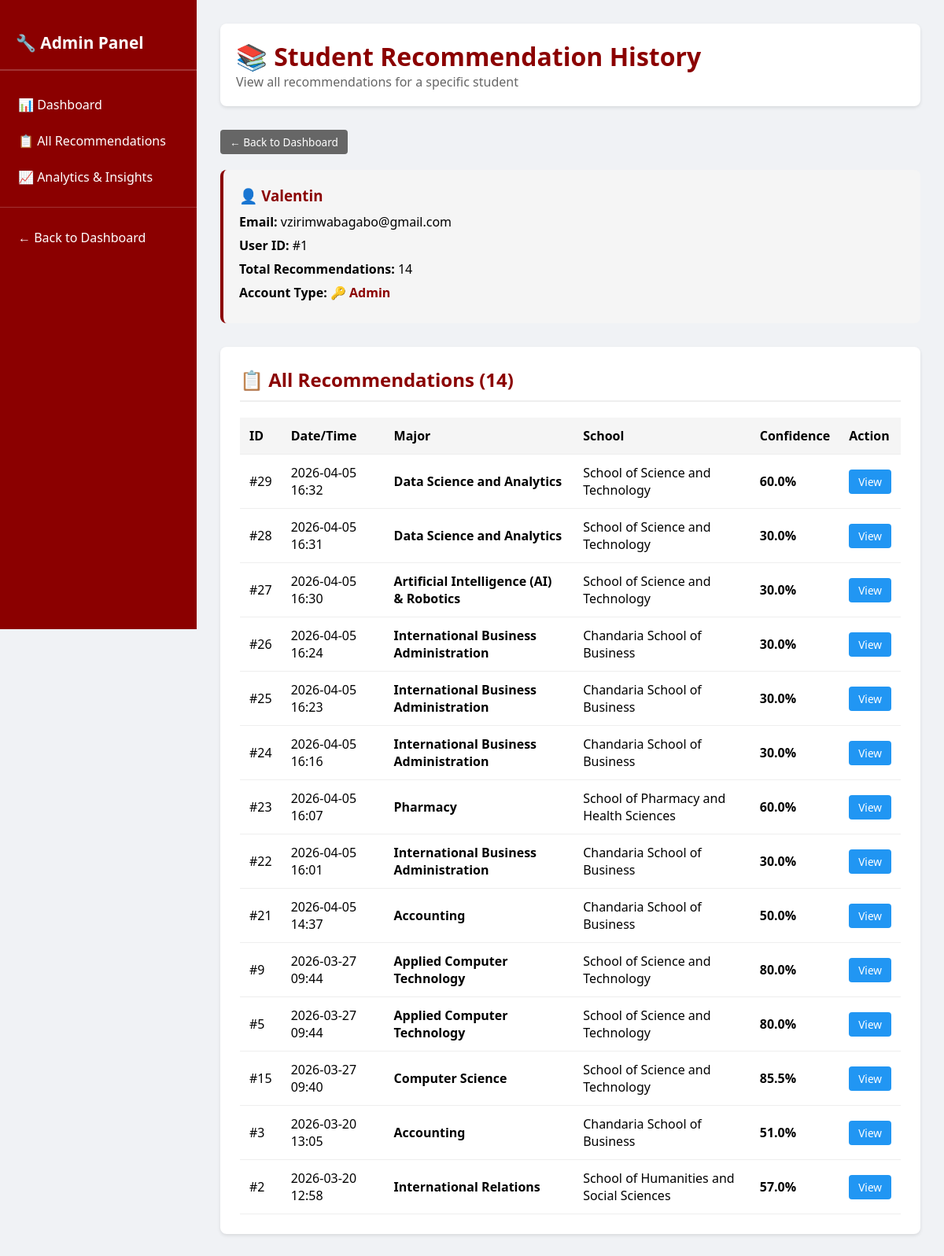
Page /admin/user/1/history (signed in) on the earlier database version.
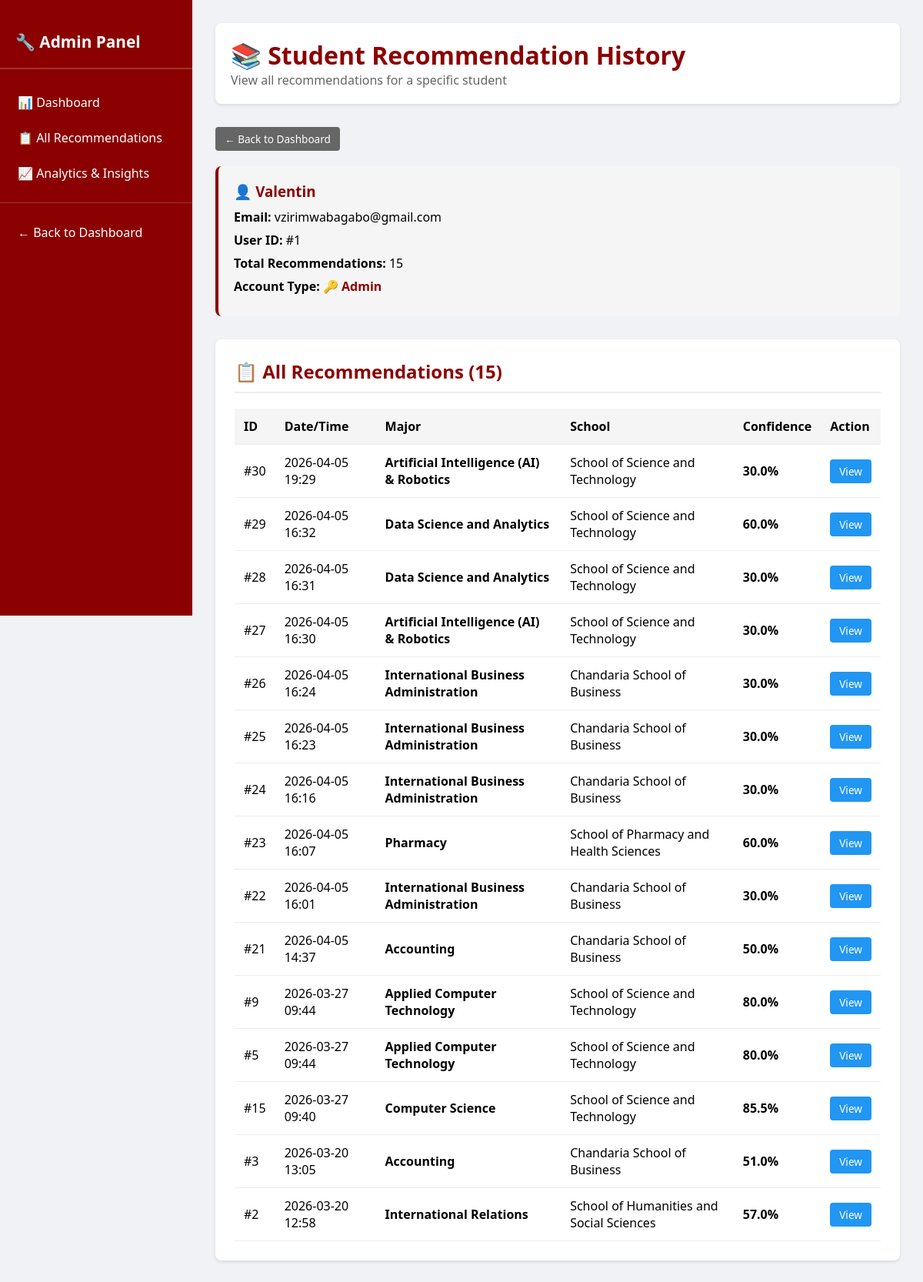
Same page on the later database version.
### app.py (models this page shows)
class Result(db.Model):
    id = db.Column(db.Integer, primary_key=True)
    major = db.Column(db.String(100), nullable=False)
    school = db.Column(db.String(100), nullable=False)
    confidence = db.Column(db.Float, nullable=False)
    timestamp = db.Column(db.DateTime, nullable=False, default=datetime.utcnow)
    user_id = db.Column(db.Integer, db.ForeignKey('user.id'), nullable=False)

### app.py (the view)
@app.route('/admin/user/<int:user_id>/history')
@login_required
def admin_user_history(user_id):
    if not current_user.is_admin:
        flash('Access Denied: Administrators only.', 'danger')
        return redirect(url_for('index'))
    user = User.query.get_or_404(user_id)
    results = Result.query.filter_by(user_id=user_id).order_by(desc(Result.timestamp)).all()
    return render_template('admin_user_history.html', user=user, results=results)

### app.py (called while the page is built)
@login_manager.user_loader
def load_user(user_id):
    return db.session.get(User, int(user_id))

### templates/admin_user_history.html (shortened to what this page needs)
<!DOCTYPE html>
<html lang="en">
<head>
</head>
<body>
<div class="admin-container">
    <div class="sidebar">
        <h2>🔧 Admin Panel</h2>
        <a href="{{ url_for('admin') }}" class="nav-item">📊 Dashboard</a>
        <a href="{{ url_for('admin_recommendations') }}" class="nav-item">📋 All Recommendations</a>
        <a href="{{ url_for('admin_analytics') }}" class="nav-item">📈 Analytics & Insights</a>
        <hr style="border: none; border-top: 1px solid rgba(255,255,255,0.2); margin: 15px 0;">
        <a href="{{ url_for('admin') }}" class="nav-item">← Back to Dashboard</a>
    </div>
    <div class="main-content">
        <div class="admin-header">
            <h1>📚 Student Recommendation History</h1>
            <p style="color: #666;">View all recommendations for a specific student</p>
        </div>
        <a href="{{ url_for('admin') }}" class="btn btn-back" style="margin-bottom: 20px;">← Back to Dashboard</a>
        <div class="student-info">
            <h3 style="color: #8B0000; margin-bottom: 10px;">👤 {{ user.username }}</h3>
            <p><strong>Email:</strong> {{ user.email }}</p>
            <p><strong>User ID:</strong> #{{ user.id }}</p>
            <p><strong>Total Recommendations:</strong> {{ results|length }}</p>
            <p><strong>Account Type:</strong>
                {% if user.is_admin %}
                    <span style="color: #8B0000; font-weight: bold;">🔑 Admin</span>
                {% else %}
                    <span style="color: #666;">👤 Student</span>
                {% endif %}
            </p>
        </div>
        <div class="content-section">
            <h2>📋 All Recommendations ({{ results|length }})</h2>
            {% if results %}
                <div class="table-responsive">
                    <table>
                        <thead>
                            <tr>
                                <th>ID</th>
                                <th>Date/Time</th>
                                <th>Major</th>
                                <th>School</th>
                                <th>Confidence</th>
                                <th>Action</th>
                            </tr>
                        </thead>
                        <tbody>
                            {% for result in results %}
                                <tr>
                                    <td>#{{ result.id }}</td>
                                    <td>{{ result.timestamp.strftime('%Y-%m-%d %H:%M') }}</td>
                                    <td><strong>{{ result.major }}</strong></td>
                                    <td>{{ result.school }}</td>
                                    <td><strong>{{ "%.1f"|format(result.confidence) }}%</strong></td>
                                    <td>
                                        <a href="{{ url_for('admin_view_recommendation', rec_id=result.id) }}" class="btn btn-info">View</a>
                                    </td>
                                </tr>
                            {% endfor %}
                        </tbody>
                    </table>
                </div>
            {% else %}
                <div class="empty-state">
                    <p>No recommendations found for this student.</p>
                </div>
            {% endif %}
        </div>
    </div>
</div>
</body>
</html>

Differences in the rows shown:
added Result: id "30", timestamp "2026-04-05 19:29", major "Artificial Intelligence (AI) & Robotics", school "School of Science and Technology", confidence "30.0"
Other differences:
{{ results|length }}: "14" → "15"
